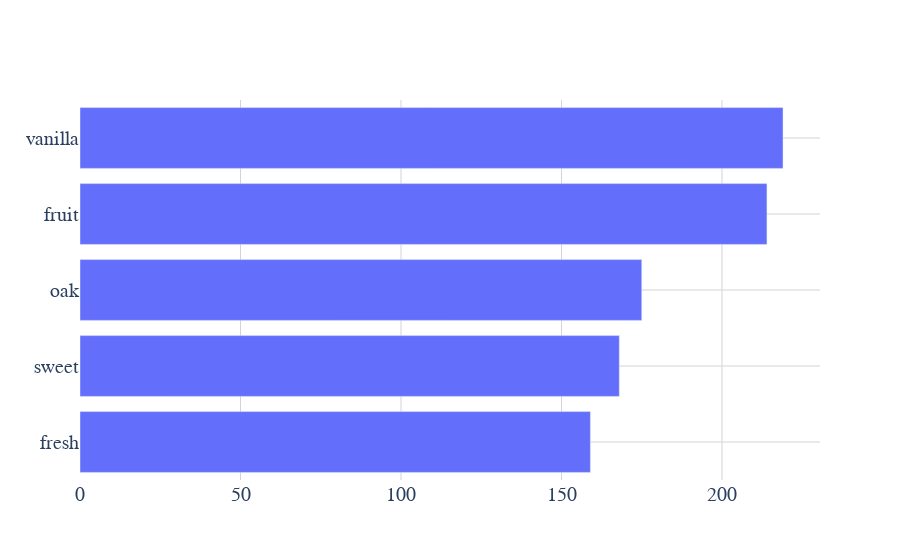

The notebook cell saved with this chart:
### Markdown cell above
## Visualizing most frequently used words in Nose tasting note category

### Code cell
word_freq_all = sorted([[all_nose_words.count(word), word] for word in nose_VOCAB])
word_freq = word_freq_all[-5:]
words = [wf[1] for wf in word_freq]
freq = [wf[0] for wf in word_freq]
y_pos = np.arange(len(words))

"""
plt.barh(y_pos, freq, align='center', alpha=0.5)
plt.yticks(y_pos, words, fontsize=18)
plt.xticks(fontsize=18)
plt.xlabel('Frequency', fontsize=18)

plt.show()
"""

import plotly.graph_objects as go

layout = go.Layout(
    paper_bgcolor='white', plot_bgcolor='white', 
)

fig = go.Figure(go.Bar(
            x=freq,
            y=words,
            orientation='h'), layout=layout)

fig.update_xaxes(tickfont=dict(family='Arial', size=20), gridcolor='lightgray')
fig.update_yaxes(tickfont=dict(family='Arial', size=20), gridcolor='lightgray')

fig.show()

### Figure 1 — Plotly figure (JSON) as saved in the notebook; plotly's stock layout.template omitted (floating-point values rounded to 4 significant figures)
{"data": [{"orientation": "h", "type": "bar", "x": [159, 168, 175, 214, 219], "y": ["fresh", "sweet", "oak", "fruit", "vanilla"]}], "layout": {"paper_bgcolor": "white", "plot_bgcolor": "white", "xaxis": {"gridcolor": "lightgray", "tickfont": {"family": "Arial", "size": 20}}, "yaxis": {"gridcolor": "lightgray", "tickfont": {"family": "Arial", "size": 20}}}}
